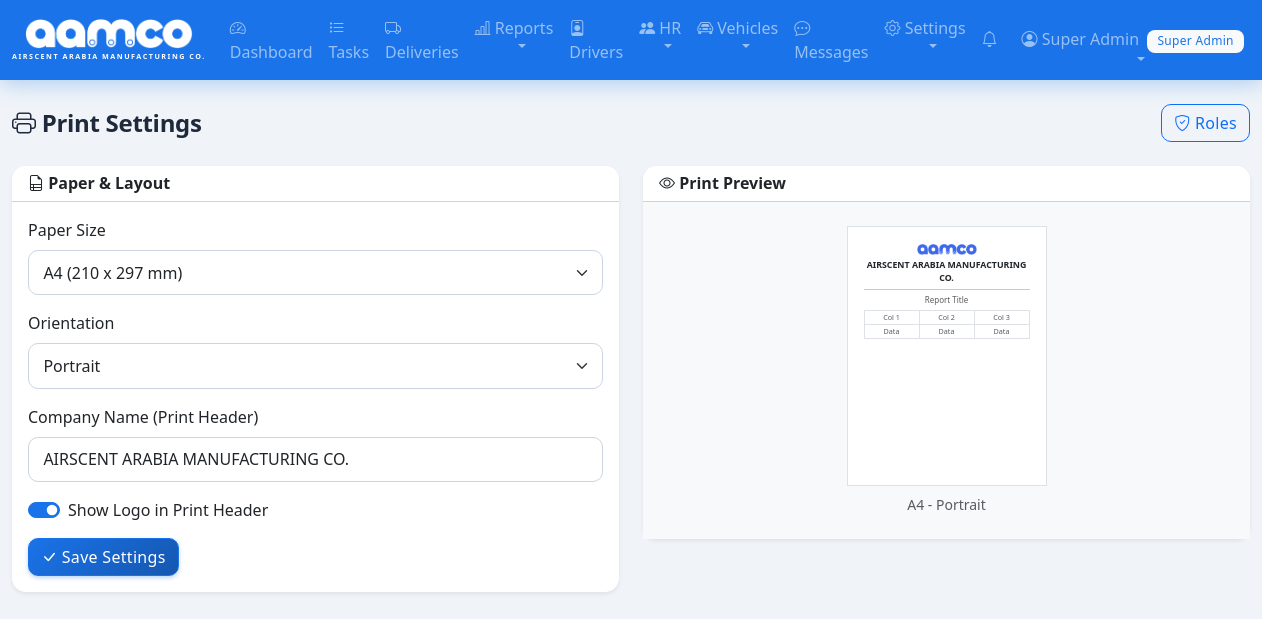
The app's page /settings/print (signed in) with its own data.
### tables this page shows
CREATE TABLE users (
            id INTEGER PRIMARY KEY AUTOINCREMENT,
            username TEXT UNIQUE NOT NULL,
            password_hash TEXT NOT NULL,
            full_name TEXT NOT NULL,
            email TEXT,
            phone TEXT,
            pin_hash TEXT,
            profile_pic TEXT,
            role TEXT NOT NULL DEFAULT 'user',
            is_active INTEGER NOT NULL DEFAULT 1,
            created_at TIMESTAMP DEFAULT CURRENT_TIMESTAMP
        );

CREATE TABLE settings (
            key TEXT PRIMARY KEY,
            value TEXT NOT NULL
        );

### app.py (the view, shortened to what this page needs)
@app.route('/settings/print', methods=['GET', 'POST'])
@admin_required
def print_settings():
    db = get_db()
    rows = db.execute('SELECT key, value FROM settings').fetchall()
    db.close()
    s = {r['key']: r['value'] for r in rows}
    return render_template('settings_print.html', settings=s)

### app.py (called while the page is built)
@login_manager.user_loader
def load_user(user_id):
    db = get_db()
    row = db.execute('SELECT * FROM users WHERE id = ?', (user_id,)).fetchone()
    db.close()
    if row:
        return User(**dict(row))
    return None

def admin_required(f):
    @wraps(f)
    @login_required
    def decorated(*args, **kwargs):
        if not current_user.is_admin():
            flash('Access denied. Admin privileges required.', 'danger')
            return redirect(url_for('dashboard'))
        return f(*args, **kwargs)
    return decorated

@app.context_processor
def inject_notification_count():
    if current_user.is_authenticated:
        db = get_db()
        count = db.execute('SELECT COUNT(*) FROM notifications WHERE user_id = ? AND is_read = 0',
                          (current_user.id,)).fetchone()[0]
        msg_count = db.execute('SELECT COUNT(*) FROM messages WHERE receiver_id = ? AND is_read = 0',
                              (current_user.id,)).fetchone()[0]
        db.close()
        return {'unread_notif_count': count, 'unread_msg_count': msg_count}
    return {'unread_notif_count': 0, 'unread_msg_count': 0}

@app.context_processor
def inject_settings():
    if current_user.is_authenticated:
        db = get_db()
        try:
            rows = db.execute('SELECT key, value FROM settings').fetchall()
            s = {r['key']: r['value'] for r in rows}
        except Exception:
            s = {}
        db.close()
        return {'app_settings': s, 'now': datetime.now}
    return {'app_settings': {}, 'now': datetime.now}

    @property
    def is_active(self):
        return bool(self._is_active)

    def is_admin(self):
        return self.role in ('super_admin', 'admin')

    def has_pin(self):
        return bool(self.pin_hash)

### database.py (called while the page is built)
def get_db():
    conn = sqlite3.connect(DB_PATH)
    conn.row_factory = sqlite3.Row
    conn.execute("PRAGMA foreign_keys = ON")
    return conn

### templates/settings_print.html (shortened to what this page needs)
{% extends "base.html" %}
{% block content %}
<div class="d-flex justify-content-between align-items-center mb-4">
    <h4 class="mb-0"><i class="bi bi-printer"></i> Print Settings</h4>
    <div>
        <a href="{{ url_for('role_settings') }}" class="btn btn-outline-primary"><i class="bi bi-shield-check"></i> Roles</a>
    </div>
</div>
<div class="row">
    <div class="col-lg-6">
        <div class="card shadow-sm border-0">
            <div class="card-header bg-white">
                <h6 class="mb-0 fw-bold"><i class="bi bi-file-earmark-ruled"></i> Paper & Layout</h6>
            </div>
            <div class="card-body">
                <form method="POST">
                    <div class="mb-3">
                        <label class="form-label">Paper Size</label>
                        <select name="print_paper_size" class="form-select">
                            <option value="A4" {{ 'selected' if settings.get('print_paper_size') == 'A4' }}>A4 (210 x 297 mm)</option>
                        </select>
                    </div>
                    <div class="mb-3">
                        <label class="form-label">Orientation</label>
                        <select name="print_orientation" class="form-select">
                            <option value="portrait" {{ 'selected' if settings.get('print_orientation') == 'portrait' }}>Portrait</option>
                        </select>
                    </div>
                    <div class="mb-3">
                        <label class="form-label">Company Name (Print Header)</label>
                        <input type="text" name="print_company_name" class="form-control"
                               value="{{ settings.get('print_company_name', 'AIRSCENT ARABIA MANUFACTURING CO.') }}">
                    </div>
                    <div class="mb-3">
                        <div class="form-check form-switch">
                            <input class="form-check-input" type="checkbox" name="print_show_logo" id="printShowLogo"
                                   {{ 'checked' if settings.get('print_show_logo', '1') == '1' }}>
                            <label class="form-check-label" for="printShowLogo">Show Logo in Print Header</label>
                        </div>
                    </div>
                    <button type="submit" class="btn btn-primary"><i class="bi bi-check-lg"></i> Save Settings</button>
                </form>
            </div>
        </div>
    </div>
    <div class="col-lg-6">
        <div class="card shadow-sm border-0">
            <div class="card-header bg-white">
                <h6 class="mb-0 fw-bold"><i class="bi bi-eye"></i> Print Preview</h6>
            </div>
            <div class="card-body bg-light text-center py-4">
                <div class="border bg-white mx-auto p-3" style="width:200px;min-height:260px;font-size:0.65rem;">
                    {% if settings.get('print_show_logo', '1') == '1' %}
                    <img src="{{ url_for('static', filename='logo.png') }}" alt="Logo" style="max-width:60px;" class="mb-1">
                    {% endif %}
                    <div class="fw-bold" style="font-size:0.55rem;">{{ settings.get('print_company_name', 'AIRSCENT ARABIA MANUFACTURING CO.') }}</div>
                    <hr style="margin:4px 0;">
                    <div class="text-muted" style="font-size:0.5rem;">
                        <div class="mb-1">Report Title</div>
                        <table class="w-100" style="font-size:0.45rem;">
                            <tr><td class="border px-1">Col 1</td><td class="border px-1">Col 2</td><td class="border px-1">Col 3</td></tr>
                            <tr><td class="border px-1">Data</td><td class="border px-1">Data</td><td class="border px-1">Data</td></tr>
                        </table>
                    </div>
                </div>
                <small class="text-muted d-block mt-2">
                    {{ settings.get('print_paper_size', 'A4') }} - {{ settings.get('print_orientation', 'portrait') | title }}
                </small>
            </div>
        </div>
    </div>
</div>
{% endblock %}

### templates/base.html (shortened to what this page needs)
<!DOCTYPE html>
<html lang="en" data-bs-theme="light">
<head>
    <link href="https://cdn.jsdelivr.net/npm/bootstrap@5.3.2/dist/css/bootstrap.min.css" rel="stylesheet">
    <link href="https://cdn.jsdelivr.net/npm/bootstrap-icons@1.11.1/font/bootstrap-icons.css" rel="stylesheet">
    <link href="{{ url_for('static', filename='style.css') }}?v=5" rel="stylesheet">
</head>
<body>
    {% if current_user.is_authenticated %}
    <nav class="navbar navbar-expand-lg navbar-dark" style="background-color: #1a73e8;">
        <div class="container-fluid">
            <a class="navbar-brand fw-bold" href="{{ url_for('dashboard') }}">
                <div class="d-flex flex-column align-items-center">
                    <img src="{{ url_for('static', filename='logo.png') }}" alt="AAMCO" height="30" style="filter: brightness(0) invert(1);">
                    <span class="text-white d-none d-md-block" style="font-size: 0.45rem; letter-spacing: 1.5px; margin-top: 2px;">AIRSCENT ARABIA MANUFACTURING CO.</span>
                </div>
            </a>
            <div class="collapse navbar-collapse" id="navBar">
                <ul class="navbar-nav me-auto">
                    <li class="nav-item">
                        <a class="nav-link" href="{{ url_for('dashboard') }}"><i class="bi bi-speedometer2"></i> Dashboard</a>
                    </li>
                    <li class="nav-item">
                        <a class="nav-link" href="{{ url_for('tasks') }}"><i class="bi bi-list-task"></i> Tasks</a>
                    </li>
                    <li class="nav-item">
                        <a class="nav-link" href="{{ url_for('deliveries') }}"><i class="bi bi-truck"></i> Deliveries</a>
                    </li>
                    <li class="nav-item dropdown">
                        <a class="nav-link dropdown-toggle" href="#" role="button" data-bs-toggle="dropdown">
                            <i class="bi bi-bar-chart-line"></i> Reports
                        </a>
                    </li>
                    <li class="nav-item">
                        <a class="nav-link" href="{{ url_for('delivery_persons') }}"><i class="bi bi-person-badge"></i> Drivers</a>
                    </li>
                    <li class="nav-item dropdown">
                        <a class="nav-link dropdown-toggle" href="#" role="button" data-bs-toggle="dropdown">
                            <i class="bi bi-people-fill"></i> HR
                        </a>
                    </li>
                    <li class="nav-item dropdown">
                        <a class="nav-link dropdown-toggle" href="#" role="button" data-bs-toggle="dropdown">
                            <i class="bi bi-car-front"></i> Vehicles
                        </a>
                    </li>
                    <li class="nav-item">
                        <a class="nav-link position-relative" href="{{ url_for('messages_inbox') }}">
                            <i class="bi bi-chat-dots"></i> Messages
                        </a>
                    </li>
                    {% if current_user.is_admin() %}
                    <li class="nav-item dropdown">
                        <a class="nav-link dropdown-toggle" href="#" role="button" data-bs-toggle="dropdown">
                            <i class="bi bi-gear"></i> Settings
                        </a>
                    </li>
                    {% endif %}
                </ul>
                <ul class="navbar-nav">
                    <li class="nav-item me-2">
                        <a class="nav-link position-relative" href="{{ url_for('notifications') }}" title="Notifications" id="notifBellLink">
                            <i class="bi bi-bell"></i>
                        </a>
                    </li>
                    <li class="nav-item dropdown">
                        <a class="nav-link dropdown-toggle" href="#" role="button" data-bs-toggle="dropdown">
                            {% if current_user.profile_pic %}
                            <img src="{{ url_for('static', filename='uploads/' + current_user.profile_pic) }}" alt="" class="rounded-circle me-1" style="width:24px;height:24px;object-fit:cover;">
                            {% else %}
                            <i class="bi bi-person-circle"></i>
                            {% endif %}
                            {{ current_user.full_name }}
                            <span class="badge bg-light text-primary ms-1">{{ current_user.role | replace('_', ' ') | title }}</span>
                        </a>
                    </li>
                </ul>
            </div>
        </div>
    </nav>
    {% endif %}
    <div class="container-fluid py-4">
        {% block content %}{% endblock %}
    </div>
</body>
</html>

### static/style.css (style rules this page uses)
:root { --tf-primary: #1a73e8; --tf-primary-dark: #1557b0; --tf-primary-light: #e8f0fe; --tf-dark: #0a0f1a; --tf-dark-card: #111827; --tf-dark-surface: #1e293b; --tf-blue-glow: rgba(26, 115, 232, 0.12); --tf-border: #e2e8f0; --tf-radius: 14px; --tf-shadow: 0 1px 3px rgba(0,0,0,0.06), 0 1px 2px rgba(0,0,0,0.04); --tf-shadow-md: 0 4px 6px rgba(0,0,0,0.05), 0 2px 4px rgba(0,0,0,0.04); --tf-shadow-lg: 0 10px 30px rgba(0,0,0,0.08); }
body { background-color: #f0f4f8; font-family: 'Segoe UI', system-ui, -apple-system, sans-serif; color: #1e293b; -webkit-font-smoothing: antialiased; }
.navbar { box-shadow: 0 4px 20px rgba(26, 115, 232, 0.3); border-bottom: none; backdrop-filter: blur(10px); z-index: 1030; position: relative; }
.navbar-brand { font-size: 1.4rem; letter-spacing: 0.5px; }
.card { border-radius: var(--tf-radius); border: 1px solid var(--tf-border); box-shadow: var(--tf-shadow); transition: box-shadow 0.25s ease; }
.card-header { border-radius: var(--tf-radius) var(--tf-radius) 0 0 !important; }
.badge { font-weight: 500; padding: 0.4em 0.8em; }
.btn-primary { background: linear-gradient(135deg, var(--tf-primary) 0%, var(--tf-primary-dark) 100%); border-color: var(--tf-primary); box-shadow: 0 2px 4px rgba(26, 115, 232, 0.3); }
.btn { border-radius: 10px; font-weight: 500; letter-spacing: 0.3px; }
.form-control, .form-select { border-radius: 10px; border-color: #cbd5e1; padding: 0.6rem 0.9rem; }
.form-check-input:checked { background-color: var(--tf-primary); border-color: var(--tf-primary); }
.text-primary { color: var(--tf-primary) !important; }
.badge { font-weight: 500; padding: 0.45em 0.85em; border-radius: 8px; letter-spacing: 0.3px; }
h4 { font-weight: 700; letter-spacing: -0.3px; }
.card { transition: box-shadow 0.25s ease; }
.btn { transition: transform 0.15s ease, box-shadow 0.15s ease, background-color 0.2s ease; }
.navbar-nav .nav-link { position: relative; transition: color 0.2s ease; }
.navbar-nav .nav-link::after { content: ''; position: absolute; bottom: 0; left: 50%; width: 0; height: 2px; background-color: var(--tf-primary); transition: width 0.3s ease, left 0.3s ease; }

### records on screen
users: full_name "Super Admin", role "Super Admin"
settings: print_company_name "AIRSCENT ARABIA MANUFACTURING CO.", get "AIRSCENT ARABIA MANUFACTURING CO."
settings: get "A4"
settings: get "Portrait"
